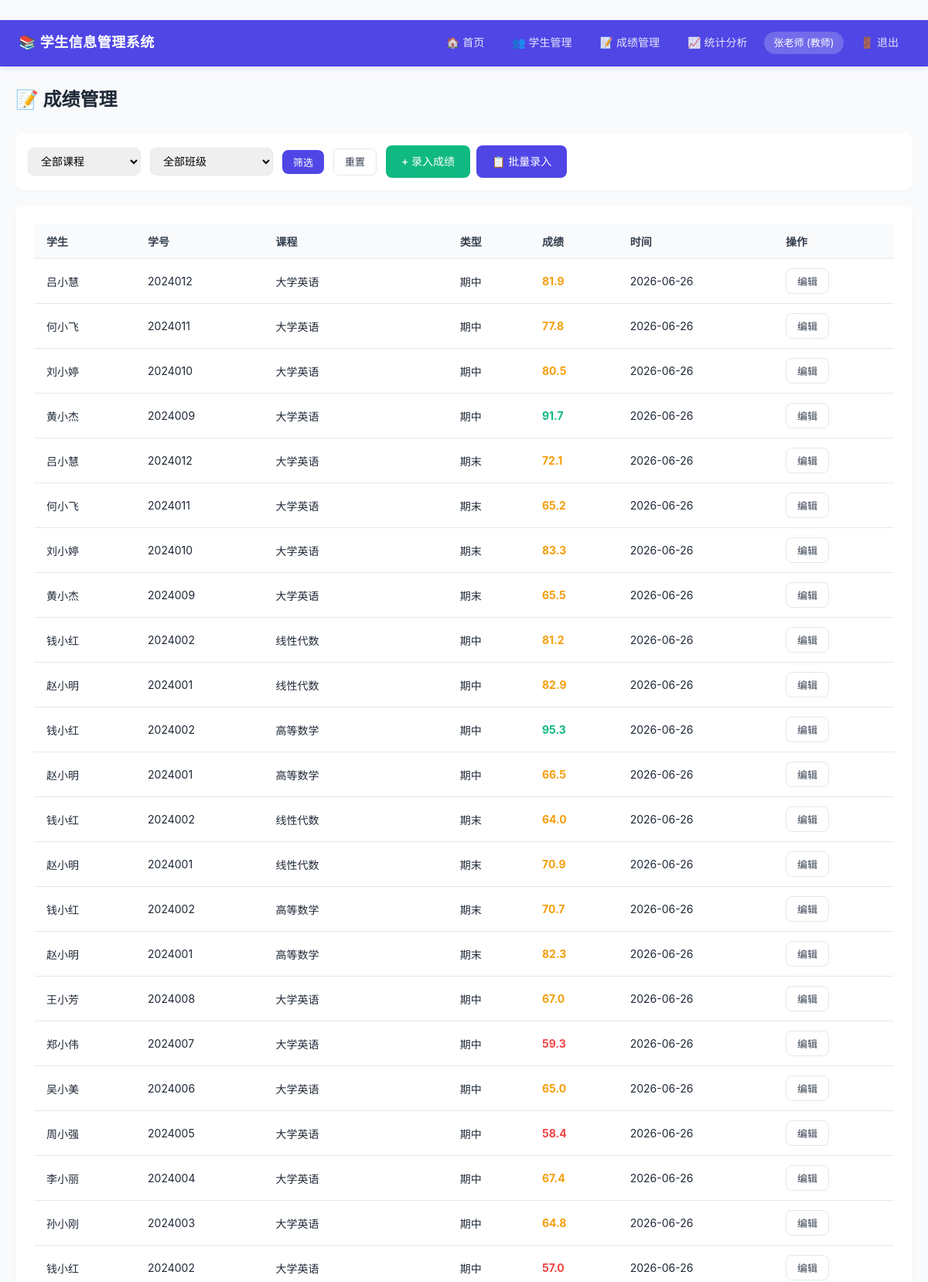
The page /teacher/grades/ (signed in, upper part) on the database its author committed.
### core/models.py (models this page shows, shortened)
class User(AbstractUser):
    ROLE_CHOICES = (
        ("student", "学生"),
        ("teacher", "教师"),
    )
    role = models.CharField(max_length=10, choices=ROLE_CHOICES, verbose_name="角色")
    phone = models.CharField(max_length=20, blank=True, verbose_name="手机号")
    class Meta:
        verbose_name = "用户"
        verbose_name_plural = "用户"

class Grade(models.Model):
    student = models.ForeignKey(
        Student, on_delete=models.CASCADE, related_name="grades", verbose_name="学生"
    )
    course = models.ForeignKey(
        Course, on_delete=models.CASCADE, related_name="grades", verbose_name="课程"
    )
    score = models.DecimalField(max_digits=5, decimal_places=1, verbose_name="分数")
    exam_type = models.CharField(
        max_length=20,
        choices=(
            ("midterm", "期中"),
            ("final", "期末"),
            ("makeup", "补考"),
            ("daily", "平时"),
        ),
        default="final",
        verbose_name="考试类型",
    )
    created_at = models.DateTimeField(auto_now_add=True, verbose_name="录入时间")
    updated_at = models.DateTimeField(auto_now=True, verbose_name="更新时间")
    class Meta:
        verbose_name = "成绩"
        verbose_name_plural = "成绩"
        unique_together = ["student", "course", "exam_type"]
        ordering = ["-created_at"]

class Student(models.Model):
    user = models.OneToOneField(User, on_delete=models.CASCADE, verbose_name="用户")
    student_no = models.CharField(max_length=20, unique=True, verbose_name="学号")
    class_obj = models.ForeignKey(
        Class, on_delete=models.SET_NULL, null=True, blank=True,
        related_name="students", verbose_name="所属班级"
    )
    gender = models.CharField(
        max_length=4,
        choices=(("男", "男"), ("女", "女")),
        default="男",
        verbose_name="性别",
    )
    birth_date = models.DateField(null=True, blank=True, verbose_name="出生日期")
    address = models.CharField(max_length=200, blank=True, verbose_name="家庭住址")
    enrollment_date = models.DateField(null=True, blank=True, verbose_name="入学日期")
    class Meta:
        verbose_name = "学生"
        verbose_name_plural = "学生"
        ordering = ["student_no"]

class Course(models.Model):
    name = models.CharField(max_length=100, verbose_name="课程名称")
    code = models.CharField(max_length=20, unique=True, verbose_name="课程编号")
    credit = models.DecimalField(max_digits=3, decimal_places=1, default=2.0, verbose_name="学分")
    teacher = models.ForeignKey(
        Teacher, on_delete=models.SET_NULL, null=True, blank=True,
        related_name="courses", verbose_name="授课教师"
    )
    semester = models.CharField(max_length=20, verbose_name="学期", default="2025-2026-2")
    class Meta:
        verbose_name = "课程"
        verbose_name_plural = "课程"

### core/views.py (the view)
# urls.py: path("teacher/grades/", views.grade_list, name="grade_list"),
@login_required
@teacher_required
def grade_list(request):
    grades = Grade.objects.select_related("student", "course").all()
    course_filter = request.GET.get("course")
    class_filter = request.GET.get("class")
    if course_filter:
        grades = grades.filter(course_id=course_filter)
    if class_filter:
        grades = grades.filter(student__class_obj_id=class_filter)
    context = {
        "grades": grades,
        "courses": Course.objects.all(),
        "classes": Class.objects.all(),
        "course_filter": course_filter,
        "class_filter": class_filter,
    }
    return render(request, "core/grade_list.html", context)

### core/templates/core/grade_list.html (shortened to what this page needs)
﻿{% extends "core/base.html" %}
{% block content %}
<div class="page-header">
    <h1>📝 成绩管理</h1>
</div>
<div class="filter-bar">
    <form method="get" style="display:flex;gap:12px;align-items:center;flex-wrap:wrap;">
        <select name="course">
            <option value="">全部课程</option>
        </select>
        <select name="class">
            <option value="">全部班级</option>
        </select>
        <button type="submit" class="btn btn-primary btn-sm">筛选</button>
        <a href="{% url 'grade_list' %}" class="btn btn-outline btn-sm">重置</a>
    </form>
    <div style="display:flex;gap:8px;">
        <a href="{% url 'grade_add' %}" class="btn btn-success">+ 录入成绩</a>
        <a href="{% url 'grade_batch' %}" class="btn btn-primary">📋 批量录入</a>
    </div>
</div>
<div class="card">
    <div class="table-wrap">
        <table>
            <thead>
                <tr><th>学生</th><th>学号</th><th>课程</th><th>类型</th><th>成绩</th><th>时间</th><th>操作</th></tr>
            </thead>
            <tbody>
                {% for g in grades %}
                <tr>
                    <td>{{ g.student.user.first_name }}</td>
                    <td>{{ g.student.student_no }}</td>
                    <td>{{ g.course.name }}</td>
                    <td>{{ g.get_exam_type_display }}</td>
                    <td>
                        <span class="{% if g.score >= 90 %}score-high{% elif g.score >= 60 %}score-mid{% else %}score-low{% endif %}">{{ g.score }}</span>
                    </td>
                    <td>{{ g.created_at|date:"Y-m-d" }}</td>
                    <td>
                        <a href="{% url 'grade_edit' g.pk %}" class="btn btn-outline btn-sm">编辑</a>
                    </td>
                </tr>
                {% empty %}
                <tr><td colspan="7" style="text-align:center;color:var(--gray-600);padding:40px;">暂无成绩数据</td></tr>
                {% endfor %}
            </tbody>
        </table>
    </div>
</div>
{% endblock %}

### core/templates/core/base.html (shortened to what this page needs)
﻿<!DOCTYPE html>
<html lang="zh-CN">
<head>
    {% load static %}
    <link rel="stylesheet" href="{% static 'css/style.css' %}">
</head>
<body>
    {% if user.is_authenticated %}
    <nav class="navbar">
        <a href="/" class="brand" style="color:#fff;text-decoration:none;">📚 学生信息管理系统</a>
        <div class="nav-links">
            {% if user.role == "student" %}
                <a href="{% url 'student_dashboard' %}">🏠 首页</a>
                <a href="{% url 'student_info' %}">👤 个人信息</a>
                <a href="{% url 'student_grades' %}">📊 成绩查询</a>
            {% elif user.role == "teacher" %}
                <a href="{% url 'teacher_dashboard' %}">🏠 首页</a>
                <a href="{% url 'student_list' %}">👥 学生管理</a>
                <a href="{% url 'grade_list' %}">📝 成绩管理</a>
                <a href="{% url 'statistics' %}">📈 统计分析</a>
            {% endif %}
            <span class="user-badge">{{ user.first_name|default:user.username }} ({{ user.get_role_display }})</span>
            <a href="{% url 'logout' %}">🚪 退出</a>
        </div>
    </nav>
    {% endif %}
    <div class="container">
        {% block content %}{% endblock %}
    </div>
</body>
</html>

### static/css/style.css (style rules this page uses)
* { margin: 0; padding: 0; box-sizing: border-box; }
body { font-family: -apple-system, BlinkMacSystemFont, "Segoe UI", Roboto, "Noto Sans SC", sans-serif; background: var(--gray-50); color: var(--gray-800); line-height: 1.6; min-height: 100vh; }
.navbar { background: var(--primary); color: #fff; padding: 0 24px; height: 60px; display: flex; align-items: center; justify-content: space-between; box-shadow: 0 2px 8px rgba(79,70,229,0.15); }
.navbar .brand { font-size: 18px; font-weight: 700; letter-spacing: 0.5px; }
.navbar .nav-links { display: flex; gap: 8px; align-items: center; }
.navbar .nav-links a { color: rgba(255,255,255,0.85); text-decoration: none; padding: 6px 14px; border-radius: 6px; font-size: 14px; transition: all 0.2s; }
.navbar .nav-links .user-badge { background: rgba(255,255,255,0.2); padding: 4px 12px; border-radius: 20px; font-size: 13px; }
.container { max-width: 1200px; margin: 0 auto; padding: 24px 20px; }
.page-header { margin-bottom: 24px; }
.page-header h1 { font-size: 24px; font-weight: 700; color: var(--gray-800); }
.card { background: #fff; border-radius: var(--radius); box-shadow: 0 1px 3px rgba(0,0,0,0.06), 0 1px 2px rgba(0,0,0,0.04); padding: 24px; margin-bottom: 20px; }
.table-wrap { overflow-x: auto; }
table { width: 100%; border-collapse: collapse; font-size: 14px; }
table th, table td { padding: 12px 16px; text-align: left; border-bottom: 1px solid var(--gray-200); }
table th { background: var(--gray-50); font-weight: 600; color: var(--gray-700); white-space: nowrap; }
.btn { display: inline-flex; align-items: center; gap: 6px; padding: 10px 20px; border: none; border-radius: 8px; font-size: 14px; font-weight: 500; cursor: pointer; text-decoration: none; transition: all 0.2s; }
.btn-primary { background: var(--primary); color: #fff; }
.btn-success { background: var(--success); color: #fff; }
.btn-outline { background: #fff; color: var(--gray-700); border: 1px solid var(--gray-200); }
.btn-sm { padding: 6px 14px; font-size: 13px; }
.score-high { color: var(--success); font-weight: 700; }
.score-mid { color: var(--warning); font-weight: 700; }
.score-low { color: var(--danger); font-weight: 700; }
.filter-bar { display: flex; gap: 12px; align-items: center; flex-wrap: wrap; margin-bottom: 20px; padding: 16px; background: #fff; border-radius: var(--radius); box-shadow: 0 1px 3px rgba(0,0,0,0.04); }
.filter-bar select, .filter-bar input { padding: 8px 12px; border: 1px solid var(--gray-200); border-radius: 8px; font-size: 14px; }

### rows shown on the page
User: first_name "张老师", role "教师"
Grade: student.user.first_name "吕小慧", student.student_no "2024012", course.name "大学英语", exam_type "期中", score "81.9", created_at "2026-06-26"
Grade: student.user.first_name "何小飞", student.student_no "2024011", course.name "大学英语", exam_type "期中", score "77.8", created_at "2026-06-26"
Grade: student.user.first_name "刘小婷", student.student_no "2024010", course.name "大学英语", exam_type "期中", score "80.5", created_at "2026-06-26"
Grade: student.user.first_name "黄小杰", student.student_no "2024009", course.name "大学英语", exam_type "期中", score "91.7", created_at "2026-06-26"
Grade: student.user.first_name "吕小慧", student.student_no "2024012", course.name "大学英语", exam_type "期末", score "72.1", created_at "2026-06-26"
Grade: student.user.first_name "何小飞", student.student_no "2024011", course.name "大学英语", exam_type "期末", score "65.2", created_at "2026-06-26"
Grade: student.user.first_name "刘小婷", student.student_no "2024010", course.name "大学英语", exam_type "期末", score "83.3", created_at "2026-06-26"
Grade: student.user.first_name "黄小杰", student.student_no "2024009", course.name "大学英语", exam_type "期末", score "65.5", created_at "2026-06-26"
Grade: student.user.first_name "钱小红", student.student_no "2024002", course.name "线性代数", exam_type "期中", score "81.2", created_at "2026-06-26"
Grade: student.user.first_name "赵小明", student.student_no "2024001", course.name "线性代数", exam_type "期中", score "82.9", created_at "2026-06-26"
Grade: student.user.first_name "钱小红", student.student_no "2024002", course.name "高等数学", exam_type "期中", score "95.3", created_at "2026-06-26"
Grade: student.user.first_name "赵小明", student.student_no "2024001", course.name "高等数学", exam_type "期中", score "66.5", created_at "2026-06-26"
Grade: student.user.first_name "钱小红", student.student_no "2024002", course.name "线性代数", exam_type "期末", score "64.0", created_at "2026-06-26"
Grade: student.user.first_name "赵小明", student.student_no "2024001", course.name "线性代数", exam_type "期末", score "70.9", created_at "2026-06-26"
Grade: student.user.first_name "钱小红", student.student_no "2024002", course.name "高等数学", exam_type "期末", score "70.7", created_at "2026-06-26"
Grade: student.user.first_name "赵小明", student.student_no "2024001", course.name "高等数学", exam_type "期末", score "82.3", created_at "2026-06-26"
Grade: student.user.first_name "王小芳", student.student_no "2024008", course.name "大学英语", exam_type "期中", score "67.0", created_at "2026-06-26"
Grade: student.user.first_name "郑小伟", student.student_no "2024007", course.name "大学英语", exam_type "期中", score "59.3", created_at "2026-06-26"
Grade: student.user.first_name "吴小美", student.student_no "2024006", course.name "大学英语", exam_type "期中", score "65.0", created_at "2026-06-26"
Grade: student.user.first_name "周小强", student.student_no "2024005", course.name "大学英语", exam_type "期中", score "58.4", created_at "2026-06-26"
Grade: student.user.first_name "李小丽", student.student_no "2024004", course.name "大学英语", exam_type "期中", score "67.4", created_at "2026-06-26"
Grade: student.user.first_name "孙小刚", student.student_no "2024003", course.name "大学英语", exam_type "期中", score "64.8", created_at "2026-06-26"
Grade: student.user.first_name "钱小红", student.student_no "2024002", course.name "大学英语", exam_type "期中", score "57.0", created_at "2026-06-26"
